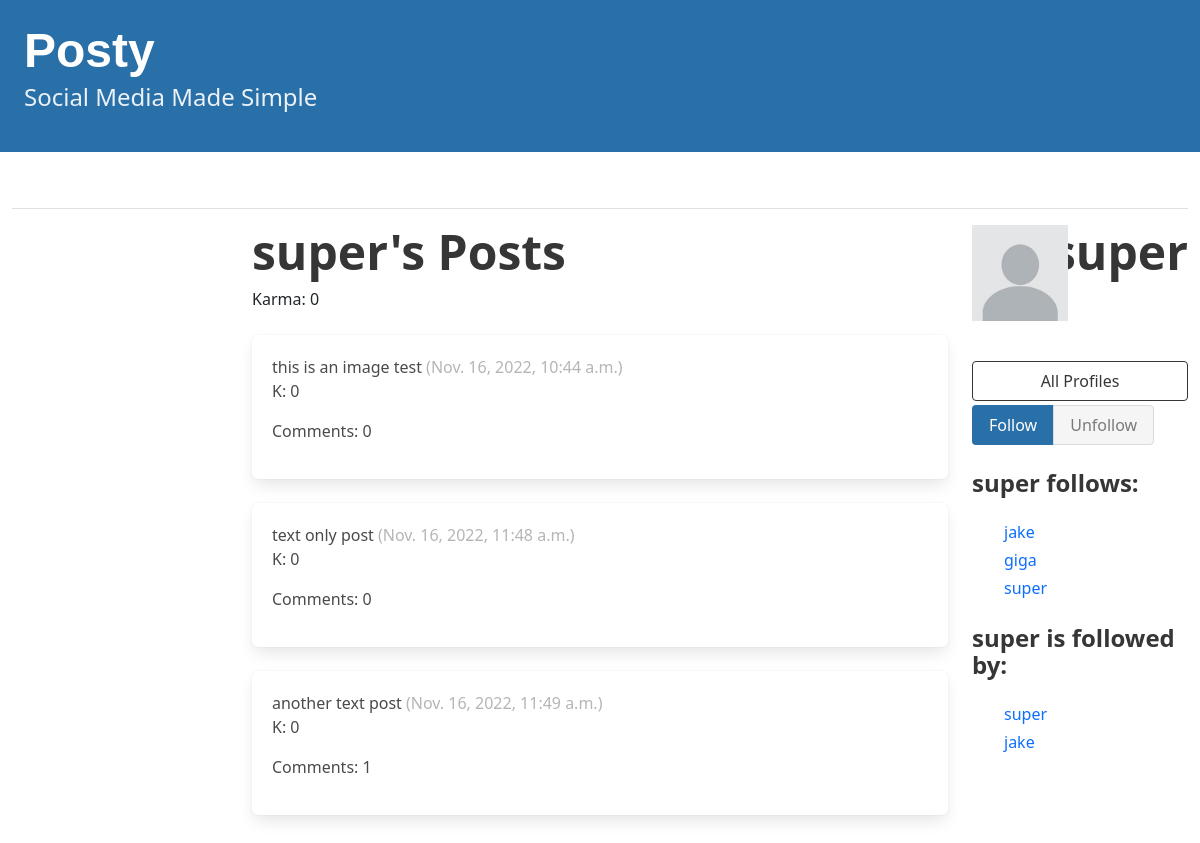
Screenshot of /profile/5/ with the database file from the repository.
### posty/models.py (models this page shows, shortened)
class Profile(models.Model):
    user = models.OneToOneField(User, on_delete=models.CASCADE)
    follows = models.ManyToManyField(
        "self", related_name="followed_by", symmetrical=False, blank=True
    )
    def __str__(self):
        return self.user.username

class Post(models.Model):
    user = models.ForeignKey(User, related_name="posts", on_delete=models.DO_NOTHING)
    body = models.CharField(max_length=255)
    image = models.ImageField(
        default="onebyone.png", upload_to="images/", blank=True, null=True
    )
    created_at = models.DateTimeField(auto_now_add=True)
    post_karma = models.IntegerField(default=0, blank=True, null=True)
    comment_count = models.IntegerField(default=0, blank=True, null=True)

### accounts/models.py (models this page shows)
class User(AbstractUser):
    user_karma = models.IntegerField(default=0, blank=True, null=True)
    profile_picture = models.ImageField(
        default="default_pfp.jpg", upload_to="images/", blank=True, null=True
    )
    class Meta:
        db_table = "auth_user"

### posty/views.py (the view, shortened to what this page needs)
# urls.py: path("profile/<int:pk>/", profile, name="profile"),
def profile(request, pk):
    profile = Profile.objects.get(pk=pk)
    profile.user.posts.order_by("-created_at")
    return render(request, "posty/profile.html", {"profile": profile})

### templates/posty/profile.html (shortened to what this page needs)
{% extends 'base.html' %}
{% block content %}
    <div class="column is-three-fifths">
        <div class="block">
            <h1 class="title is-1">{{ profile.user.username }}'s Posts</h1>
            Karma: {{ profile.user.user_karma }}
        </div>
        <div class="content">
            {% for post in profile.user.posts.all %}
                <a class="post" href="{% url 'posty:post_detail' post.pk %}">
                    <div class="box">
                        {{ post.body }}
                        <span class="is-small has-text-grey-light">({{ post.created_at }})</span>
                        <p>K: {{ post.post_karma }}</p>
                        <p>Comments: {{ post.comment_count }}</p>
                    </div>
                </a>
                <br>
            {% endfor %}
        </div>
    </div>
    <div class="column is-one-fifth">
        <div class="columns">
            <div class="column is-one-third">
                <figure class="image is-96x96">
                    <img src={{ profile.user.profile_picture.url }} alt="Placeholder image">
                </figure>
            </div>
            <div class="column">
                <h1 class="title is-1">{{ profile.user.username }}</h1>
            </div>
        </div>
        <div class="block">
            <a href="{% url 'posty:profile_list' %}" style="text-decoration: none;">
                <button class="button is-dark is-outlined is-fullwidth">All Profiles</button>
            </a>
            <form method="post">
                <div class="buttons has-addons mt-1">
                    {% if profile in user.profile.follows.all %}
                        <button class="button is-success is-static">Follow</button>
                        <button class="button is-danger" name="follow" value="unfollow">Unfollow</button>
                    {% else %}
                        <button class="button is-success has-background-info-dark"
                                name="follow"
                                value="follow">Follow</button>
                        <button class="button is-danger is-static">Unfollow</button>
                    {% endif %}
                </div>
            </form>
        </div>
        <div class="block">
            <h3 class="title is-4">{{ profile.user.username }} follows:</h3>
            <div class="content">
                <ul>
                    {% for following in profile.follows.all %}
                        <li>
                            <a href="{% url 'posty:profile' following.id %}">{{ following }}</a>
                        </li>
                    {% endfor %}
                </ul>
            </div>
        </div>
        <div class="block">
            <h3 class="title is-4">{{ profile.user.username }} is followed by:</h3>
            <div class="content">
                <ul>
                    {% for follower in profile.followed_by.all %}
                        <li>
                            <a href="{% url 'posty:profile' follower.id %}">{{ follower }}</a>
                        </li>
                    {% endfor %}
                </ul>
            </div>
        </div>
    </div>
{% endblock content %}

### static/css/base.css (style rules this page uses)
a { text-decoration: none; }
li { list-style: none; padding-left: 0; }
ul { list-style-position: inside; padding-left: 0; }

### rows the page displays
Profile: user.username "super", user.user_karma "0", user.profile_picture (placeholder picture)
Post: body "this is an image test", created_at "Nov. 16, 2022, 10:44 a.m.", post_karma "0", comment_count "0"
Post: body "text only post", created_at "Nov. 16, 2022, 11:48 a.m.", post_karma "0", comment_count "0"
Post: body "another text post", created_at "Nov. 16, 2022, 11:49 a.m.", post_karma "0", comment_count "1"
Profile: user.username "jake"
Profile: user.username "giga"
